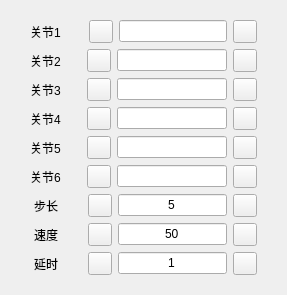
         <widget class="QWidget" name="ArmAngleControlPage">
          <layout class="QVBoxLayout" name="verticalLayout_6">
           <item>
            <widget class="CardWidget" name="ArmAngleControlCard">
             <layout class="QHBoxLayout" name="horizontalLayout_22">
              <item>
               <layout class="QVBoxLayout" name="verticalLayout_2">
                <item>
                 <layout class="QHBoxLayout" name="JointOneLaylout">
                  <item>
                   <spacer name="horizontalSpacer_40">
                    <property name="orientation">
                     <enum>Qt::Horizontal</enum>
                    </property>
                    <property name="sizeType">
                     <enum>QSizePolicy::Minimum</enum>
                    </property>
                    <property name="sizeHint" stdset="0">
                     <size>
                      <width>10</width>
                      <height>20</height>
                     </size>
                    </property>
                   </spacer>
                  </item>
                  <item>
                   <widget class="StrongBodyLabel" name="JointOneLabel">
                    <property name="text">
                     <string>关节1</string>
                    </property>
                   </widget>
                  </item>
                  <item>
                   <spacer name="horizontalSpacer_2">
                    <property name="orientation">
                     <enum>Qt::Horizontal</enum>
                    </property>
                    <property name="sizeType">
                     <enum>QSizePolicy::Minimum</enum>
                    </property>
                    <property name="sizeHint" stdset="0">
                     <size>
                      <width>22</width>
                      <height>20</height>
                     </size>
                    </property>
                   </spacer>
                  </item>
                  <item>
                   <widget class="ToolButton" name="JointOneSubButton">
                    <property name="lightCustomQss" stdset="0">
                     <string>ToolButton {
    background: rgb(125, 214, 249);
}

ToolButton:hover {
    background: rgb(125, 214, 249);
}</string>
                    </property>
                   </widget>
                  </item>
                  <item>
                   <widget class="LineEdit" name="JointOneEdit">
                    <property name="alignment">
                     <set>Qt::AlignCenter</set>
                    </property>
                    <property name="readOnly">
                     <bool>true</bool>
                    </property>
                   </widget>
                  </item>
                  <item>
                   <widget class="ToolButton" name="JointOneAddButton">
                    <property name="lightCustomQss" stdset="0">
                     <string>ToolButton {
    background: rgb(125, 214, 249);
}

ToolButton:hover {
    background: rgb(125, 214, 249);
}</string>
                    </property>
                   </widget>
                  </item>
                  <item>
                   <spacer name="horizontalSpacer_49">
                    <property name="orientation">
                     <enum>Qt::Horizontal</enum>
                    </property>
                    <property name="sizeType">
                     <enum>QSizePolicy::Minimum</enum>
                    </property>
                    <property name="sizeHint" stdset="0">
                     <size>
                      <width>10</width>
                      <height>20</height>
                     </size>
                    </property>
                   </spacer>
                  </item>
                 </layout>
                </item>
                <item>
                 <layout class="QHBoxLayout" name="JointTwolout">
                  <item>
                   <spacer name="horizontalSpacer_41">
                    <property name="orientation">
                     <enum>Qt::Horizontal</enum>
                    </property>
                    <property name="sizeType">
                     <enum>QSizePolicy::Minimum</enum>
                    </property>
                    <property name="sizeHint" stdset="0">
                     <size>
                      <width>10</width>
                      <height>20</height>
                     </size>
                    </property>
                   </spacer>
                  </item>
                  <item>
                   <widget class="StrongBodyLabel" name="JointTwoLabel">
                    <property name="text">
                     <string>关节2</string>
                    </property>
                   </widget>
                  </item>
                  <item>
                   <spacer name="horizontalSpacer_9">
                    <property name="orientation">
                     <enum>Qt::Horizontal</enum>
                    </property>
                    <property name="sizeType">
                     <enum>QSizePolicy::Minimum</enum>
                    </property>
                    <property name="sizeHint" stdset="0">
                     <size>
                      <width>20</width>
                      <height>20</height>
                     </size>
                    </property>
                   </spacer>
                  </item>
                  <item>
                   <widget class="ToolButton" name="JointTwoSubButton">
                    <property name="lightCustomQss" stdset="0">
                     <string>ToolButton {
    background: rgb(125, 214, 249);
}

ToolButton:hover {
    background: rgb(125, 214, 249);
}</string>
                    </property>
                   </widget>
                  </item>
                  <item>
                   <widget class="LineEdit" name="JointTwoEdit">
                    <property name="alignment">
                     <set>Qt::AlignCenter</set>
                    </property>
                    <property name="readOnly">
                     <bool>true</bool>
                    </property>
                   </widget>
                  </item>
                  <item>
                   <widget class="ToolButton" name="JointTwoAddButton">
                    <property name="lightCustomQss" stdset="0">
                     <string>ToolButton {
    background: rgb(125, 214, 249);
}

ToolButton:hover {
    background: rgb(125, 214, 249);
}</string>
                    </property>
                   </widget>
                  </item>
                  <item>
                   <spacer name="horizontalSpacer_50">
                    <property name="orientation">
                     <enum>Qt::Horizontal</enum>
                    </property>
                    <property name="sizeType">
                     <enum>QSizePolicy::Fixed</enum>
                    </property>
                    <property name="sizeHint" stdset="0">
                     <size>
                      <width>10</width>
                      <height>20</height>
                     </size>
                    </property>
                   </spacer>
                  </item>
                 </layout>
                </item>
                <item>
                 <layout class="QHBoxLayout" name="JointThreeLaylout">
                  <item>
                   <spacer name="horizontalSpacer_42">
                    <property name="orientation">
                     <enum>Qt::Horizontal</enum>
                    </property>
                    <property name="sizeType">
                     <enum>QSizePolicy::Minimum</enum>
                    </property>
                    <property name="sizeHint" stdset="0">
                     <size>
                      <width>10</width>
                      <height>20</height>
                     </size>
                    </property>
                   </spacer>
                  </item>
                  <item>
                   <widget class="StrongBodyLabel" name="JointThreeLabel">
                    <property name="text">
                     <string>关节3</string>
                    </property>
                   </widget>
                  </item>
                  <item>
                   <spacer name="horizontalSpacer_10">
                    <property name="orientation">
                     <enum>Qt::Horizontal</enum>
                    </property>
                    <property name="sizeType">
                     <enum>QSizePolicy::Minimum</enum>
                    </property>
                    <property name="sizeHint" stdset="0">
                     <size>
                      <width>20</width>
                      <height>20</height>
                     </size>
                    </property>
                   </spacer>
                  </item>
                  <item>
                   <widget class="ToolButton" name="JointThreeSubButton">
                    <property name="lightCustomQss" stdset="0">
                     <string>ToolButton {
    background: rgb(125, 214, 249);
}

ToolButton:hover {
    background: rgb(125, 214, 249);
}</string>
                    </property>
                   </widget>
                  </item>
                  <item>
                   <widget class="LineEdit" name="JointThreeEdit">
                    <property name="alignment">
                     <set>Qt::AlignCenter</set>
                    </property>
                    <property name="readOnly">
                     <bool>true</bool>
                    </property>
                   </widget>
                  </item>
                  <item>
                   <widget class="ToolButton" name="JointThreeAddButton">
                    <property name="lightCustomQss" stdset="0">
                     <string>ToolButton {
    background: rgb(125, 214, 249);
}

ToolButton:hover {
    background: rgb(125, 214, 249);
}</string>
                    </property>
                   </widget>
                  </item>
                  <item>
                   <spacer name="horizontalSpacer_51">
                    <property name="orientation">
                     <enum>Qt::Horizontal</enum>
                    </property>
                    <property name="sizeType">
                     <enum>QSizePolicy::Minimum</enum>
                    </property>
                    <property name="sizeHint" stdset="0">
                     <size>
                      <width>10</width>
                      <height>20</height>
                     </size>
                    </property>
                   </spacer>
                  </item>
                 </layout>
                </item>
                <item>
                 <layout class="QHBoxLayout" name="JointFourLaylout">
                  <item>
                   <spacer name="horizontalSpacer_43">
                    <property name="orientation">
                     <enum>Qt::Horizontal</enum>
                    </property>
                    <property name="sizeType">
                     <enum>QSizePolicy::Minimum</enum>
                    </property>
                    <property name="sizeHint" stdset="0">
                     <size>
                      <width>10</width>
                      <height>20</height>
                     </size>
                    </property>
                   </spacer>
                  </item>
                  <item>
                   <widget class="StrongBodyLabel" name="JointFourLabel">
                    <property name="text">
                     <string>关节4</string>
                    </property>
                   </widget>
                  </item>
                  <item>
                   <spacer name="horizontalSpacer_11">
                    <property name="orientation">
                     <enum>Qt::Horizontal</enum>
                    </property>
                    <property name="sizeType">
                     <enum>QSizePolicy::Minimum</enum>
                    </property>
                    <property name="sizeHint" stdset="0">
                     <size>
                      <width>20</width>
                      <height>20</height>
                     </size>
                    </property>
                   </spacer>
                  </item>
                  <item>
                   <widget class="ToolButton" name="JointFourSubButton">
                    <property name="lightCustomQss" stdset="0">
                     <string>ToolButton {
    background: rgb(125, 214, 249);
}

ToolButton:hover {
    background: rgb(125, 214, 249);
}</string>
                    </property>
                   </widget>
                  </item>
                  <item>
                   <widget class="LineEdit" name="JointFourEdit">
                    <property name="alignment">
                     <set>Qt::AlignCenter</set>
                    </property>
                    <property name="readOnly">
                     <bool>true</bool>
                    </property>
                   </widget>
                  </item>
                  <item>
                   <widget class="ToolButton" name="JointFourAddButton">
                    <property name="lightCustomQss" stdset="0">
                     <string>ToolButton {
    background: rgb(125, 214, 249);
}

ToolButton:hover {
    background: rgb(125, 214, 249);
}</string>
                    </property>
                   </widget>
                  </item>
                  <item>
                   <spacer name="horizontalSpacer_52">
                    <property name="orientation">
                     <enum>Qt::Horizontal</enum>
                    </property>
                    <property name="sizeType">
                     <enum>QSizePolicy::Minimum</enum>
                    </property>
                    <property name="sizeHint" stdset="0">
                     <size>
                      <width>10</width>
                      <height>20</height>
                     </size>
                    </property>
                   </spacer>
                  </item>
                 </layout>
                </item>
                <item>
                 <layout class="QHBoxLayout" name="JointFiveLaylout">
                  <item>
                   <spacer name="horizontalSpacer_44">
                    <property name="orientation">
                     <enum>Qt::Horizontal</enum>
                    </property>
                    <property name="sizeType">
                     <enum>QSizePolicy::Minimum</enum>
                    </property>
                    <property name="sizeHint" stdset="0">
                     <size>
                      <width>10</width>
                      <height>20</height>
                     </size>
                    </property>
                   </spacer>
                  </item>
                  <item>
                   <widget class="StrongBodyLabel" name="JointFiveLabel">
                    <property name="text">
                     <string>关节5</string>
                    </property>
                   </widget>
                  </item>
                  <item>
                   <spacer name="horizontalSpacer_12">
                    <property name="orientation">
                     <enum>Qt::Horizontal</enum>
                    </property>
                    <property name="sizeType">
                     <enum>QSizePolicy::Minimum</enum>
                    </property>
                    <property name="sizeHint" stdset="0">
                     <size>
                      <width>20</width>
                      <height>20</height>
                     </size>
                    </property>
                   </spacer>
                  </item>
                  <item>
                   <widget class="ToolButton" name="JointFiveSubButton">
                    <property name="lightCustomQss" stdset="0">
                     <string>ToolButton {
    background: rgb(125, 214, 249);
}

ToolButton:hover {
    background: rgb(125, 214, 249);
}</string>
                    </property>
                   </widget>
                  </item>
                  <item>
                   <widget class="LineEdit" name="JointFiveEdit">
                    <property name="alignment">
                     <set>Qt::AlignCenter</set>
                    </property>
                    <property name="readOnly">
                     <bool>true</bool>
                    </property>
                   </widget>
                  </item>
                  <item>
                   <widget class="ToolButton" name="JointFiveAddButton">
                    <property name="lightCustomQss" stdset="0">
                     <string>ToolButton {
    background: rgb(125, 214, 249);
}

ToolButton:hover {
    background: rgb(125, 214, 249);
}</string>
                    </property>
                   </widget>
                  </item>
                  <item>
                   <spacer name="horizontalSpacer_53">
                    <property name="orientation">
                     <enum>Qt::Horizontal</enum>
                    </property>
                    <property name="sizeType">
                     <enum>QSizePolicy::Minimum</enum>
                    </property>
                    <property name="sizeHint" stdset="0">
                     <size>
                      <width>10</width>
                      <height>20</height>
                     </size>
                    </property>
                   </spacer>
                  </item>
                 </layout>
                </item>
                <item>
                 <layout class="QHBoxLayout" name="JointSixLaylout">
                  <item>
                   <spacer name="horizontalSpacer_45">
                    <property name="orientation">
                     <enum>Qt::Horizontal</enum>
                    </property>
                    <property name="sizeType">
                     <enum>QSizePolicy::Minimum</enum>
                    </property>
                    <property name="sizeHint" stdset="0">
                     <size>
                      <width>10</width>
                      <height>20</height>
                     </size>
                    </property>
                   </spacer>
                  </item>
                  <item>
                   <widget class="StrongBodyLabel" name="JointSixLabel">
                    <property name="text">
                     <string>关节6</string>
                    </property>
                   </widget>
                  </item>
                  <item>
                   <spacer name="horizontalSpacer_13">
                    <property name="orientation">
                     <enum>Qt::Horizontal</enum>
                    </property>
                    <property name="sizeType">
                     <enum>QSizePolicy::Minimum</enum>
                    </property>
                    <property name="sizeHint" stdset="0">
                     <size>
                      <width>20</width>
                      <height>20</height>
                     </size>
                    </property>
                   </spacer>
                  </item>
                  <item>
                   <widget class="ToolButton" name="JointSixSubButton">
                    <property name="lightCustomQss" stdset="0">
                     <string>ToolButton {
    background: rgb(125, 214, 249);
}

ToolButton:hover {
    background: rgb(125, 214, 249);
}</string>
                    </property>
                   </widget>
                  </item>
                  <item>
                   <widget class="LineEdit" name="JointSixEdit">
                    <property name="alignment">
                     <set>Qt::AlignCenter</set>
                    </property>
                    <property name="readOnly">
                     <bool>true</bool>
                    </property>
                   </widget>
                  </item>
                  <item>
                   <widget class="ToolButton" name="JointSixAddButton">
                    <property name="lightCustomQss" stdset="0">
                     <string>ToolButton {
    background: rgb(125, 214, 249);
}

ToolButton:hover {
    background: rgb(125, 214, 249);
}</string>
                    </property>
                   </widget>
                  </item>
                  <item>
                   <spacer name="horizontalSpacer_54">
                    <property name="orientation">
                     <enum>Qt::Horizontal</enum>
                    </property>
                    <property name="sizeType">
                     <enum>QSizePolicy::Minimum</enum>
                    </property>
                    <property name="sizeHint" stdset="0">
                     <size>
                      <width>10</width>
                      <height>20</height>
                     </size>
                    </property>
                   </spacer>
                  </item>
                 </layout>
                </item>
                <item>
                 <layout class="QHBoxLayout" name="JointAngleStepLaylout">
                  <item>
                   <spacer name="horizontalSpacer_46">
                    <property name="orientation">
                     <enum>Qt::Horizontal</enum>
                    </property>
                    <property name="sizeType">
                     <enum>QSizePolicy::Minimum</enum>
                    </property>
                    <property name="sizeHint" stdset="0">
                     <size>
                      <width>14</width>
                      <height>20</height>
                     </size>
                    </property>
                   </spacer>
                  </item>
                  <item>
                   <widget class="StrongBodyLabel" name="JointStepLabel">
                    <property name="text">
                     <string>步长</string>
                    </property>
                   </widget>
                  </item>
                  <item>
                   <spacer name="horizontalSpacer_14">
                    <property name="orientation">
                     <enum>Qt::Horizontal</enum>
                    </property>
                    <property name="sizeType">
                     <enum>QSizePolicy::Minimum</enum>
                    </property>
                    <property name="sizeHint" stdset="0">
                     <size>
                      <width>24</width>
                      <height>20</height>
                     </size>
                    </property>
                   </spacer>
                  </item>
                  <item>
                   <widget class="ToolButton" name="JointStepSubButton">
                    <property name="lightCustomQss" stdset="0">
                     <string>ToolButton {
    background: rgb(125, 214, 249);
}

ToolButton:hover {
    background: rgb(125, 214, 249);
}</string>
                    </property>
                   </widget>
                  </item>
                  <item>
                   <widget class="LineEdit" name="JointStepEdit">
                    <property name="text">
                     <string>5</string>
                    </property>
                    <property name="alignment">
                     <set>Qt::AlignCenter</set>
                    </property>
                   </widget>
                  </item>
                  <item>
                   <widget class="ToolButton" name="JointStepAddButton">
                    <property name="lightCustomQss" stdset="0">
                     <string>ToolButton {
    background: rgb(125, 214, 249);
}

ToolButton:hover {
    background: rgb(125, 214, 249);
}</string>
                    </property>
                   </widget>
                  </item>
                  <item>
                   <spacer name="horizontalSpacer_55">
                    <property name="orientation">
                     <enum>Qt::Horizontal</enum>
                    </property>
                    <property name="sizeType">
                     <enum>QSizePolicy::Minimum</enum>
                    </property>
                    <property name="sizeHint" stdset="0">
                     <size>
                      <width>10</width>
                      <height>20</height>
                     </size>
                    </property>
                   </spacer>
                  </item>
                 </layout>
                </item>
                <item>
                 <layout class="QHBoxLayout" name="JointSpeedLaylout">
                  <item>
                   <spacer name="horizontalSpacer_47">
                    <property name="orientation">
                     <enum>Qt::Horizontal</enum>
                    </property>
                    <property name="sizeType">
                     <enum>QSizePolicy::Minimum</enum>
                    </property>
                    <property name="sizeHint" stdset="0">
                     <size>
                      <width>14</width>
                      <height>20</height>
                     </size>
                    </property>
                   </spacer>
                  </item>
                  <item>
                   <widget class="StrongBodyLabel" name="JointSpeedLabel">
                    <property name="text">
                     <string>速度</string>
                    </property>
                   </widget>
                  </item>
                  <item>
                   <spacer name="horizontalSpacer_15">
                    <property name="orientation">
                     <enum>Qt::Horizontal</enum>
                    </property>
                    <property name="sizeType">
                     <enum>QSizePolicy::Minimum</enum>
                    </property>
                    <property name="sizeHint" stdset="0">
                     <size>
                      <width>24</width>
                      <height>20</height>
                     </size>
                    </property>
                   </spacer>
                  </item>
                  <item>
                   <widget class="ToolButton" name="JointSpeedDecButton">
                    <property name="lightCustomQss" stdset="0">
                     <string>ToolButton {
    background: rgb(125, 214, 249);
}

ToolButton:hover {
    background: rgb(125, 214, 249);
}</string>
                    </property>
                   </widget>
                  </item>
                  <item>
                   <widget class="LineEdit" name="JointSpeedEdit">
                    <property name="text">
                     <string>50</string>
                    </property>
                    <property name="alignment">
                     <set>Qt::AlignCenter</set>
                    </property>
                   </widget>
                  </item>
                  <item>
                   <widget class="ToolButton" name="JointSpeedUpButton">
                    <property name="lightCustomQss" stdset="0">
                     <string>ToolButton {
    background: rgb(125, 214, 249);
}

ToolButton:hover {
    background: rgb(125, 214, 249);
}</string>
                    </property>
                   </widget>
                  </item>
                  <item>
                   <spacer name="horizontalSpacer_56">
                    <property name="orientation">
                     <enum>Qt::Horizontal</enum>
                    </property>
                    <property name="sizeType">
                     <enum>QSizePolicy::Minimum</enum>
                    </property>
                    <property name="sizeHint" stdset="0">
                     <size>
                      <width>10</width>
                      <height>20</height>
                     </size>
                    </property>
                   </spacer>
                  </item>
                 </layout>
                </item>
                <item>
                 <layout class="QHBoxLayout" name="JointDelayTimeLaylout">
                  <item>
                   <spacer name="horizontalSpacer_48">
                    <property name="orientation">
                     <enum>Qt::Horizontal</enum>
                    </property>
                    <property name="sizeType">
                     <enum>QSizePolicy::Minimum</enum>
                    </property>
                    <property name="sizeHint" stdset="0">
                     <size>
                      <width>14</width>
                      <height>20</height>
                     </size>
                    </property>
                   </spacer>
                  </item>
                  <item>
                   <widget class="StrongBodyLabel" name="JointDelayTimeLabel">
                    <property name="text">
                     <string>延时</string>
                    </property>
                   </widget>
                  </item>
                  <item>
                   <spacer name="horizontalSpacer_18">
                    <property name="orientation">
                     <enum>Qt::Horizontal</enum>
                    </property>
                    <property name="sizeType">
                     <enum>QSizePolicy::Minimum</enum>
                    </property>
                    <property name="sizeHint" stdset="0">
                     <size>
                      <width>24</width>
                      <height>20</height>
                     </size>
                    </property>
                   </spacer>
                  </item>
                  <item>
                   <widget class="ToolButton" name="JointDelayTimeSubButton">
                    <property name="lightCustomQss" stdset="0">
                     <string>ToolButton {
    background: rgb(125, 214, 249);
}

ToolButton:hover {
    background: rgb(125, 214, 249);
}</string>
                    </property>
                   </widget>
                  </item>
                  <item>
                   <widget class="LineEdit" name="JointDelayTimeEdit">
                    <property name="text">
                     <string>1</string>
                    </property>
                    <property name="alignment">
                     <set>Qt::AlignCenter</set>
                    </property>
                   </widget>
                  </item>
                  <item>
                   <widget class="ToolButton" name="JointDelayTimeAddButton">
                    <property name="lightCustomQss" stdset="0">
                     <string>ToolButton {
    background: rgb(125, 214, 249);
}

ToolButton:hover {
    background: rgb(125, 214, 249);
}</string>
                    </property>
                   </widget>
                  </item>
                  <item>
                   <spacer name="horizontalSpacer_57">
                    <property name="orientation">
                     <enum>Qt::Horizontal</enum>
                    </property>
                    <property name="sizeType">
                     <enum>QSizePolicy::Minimum</enum>
                    </property>
                    <property name="sizeHint" stdset="0">
                     <size>
                      <width>10</width>
                      <height>20</height>
                     </size>
                    </property>
                   </spacer>
                  </item>
                 </layout>
                </item>
               </layout>
              </item>
             </layout>
            </widget>
           </item>
          </layout>
         </widget>
